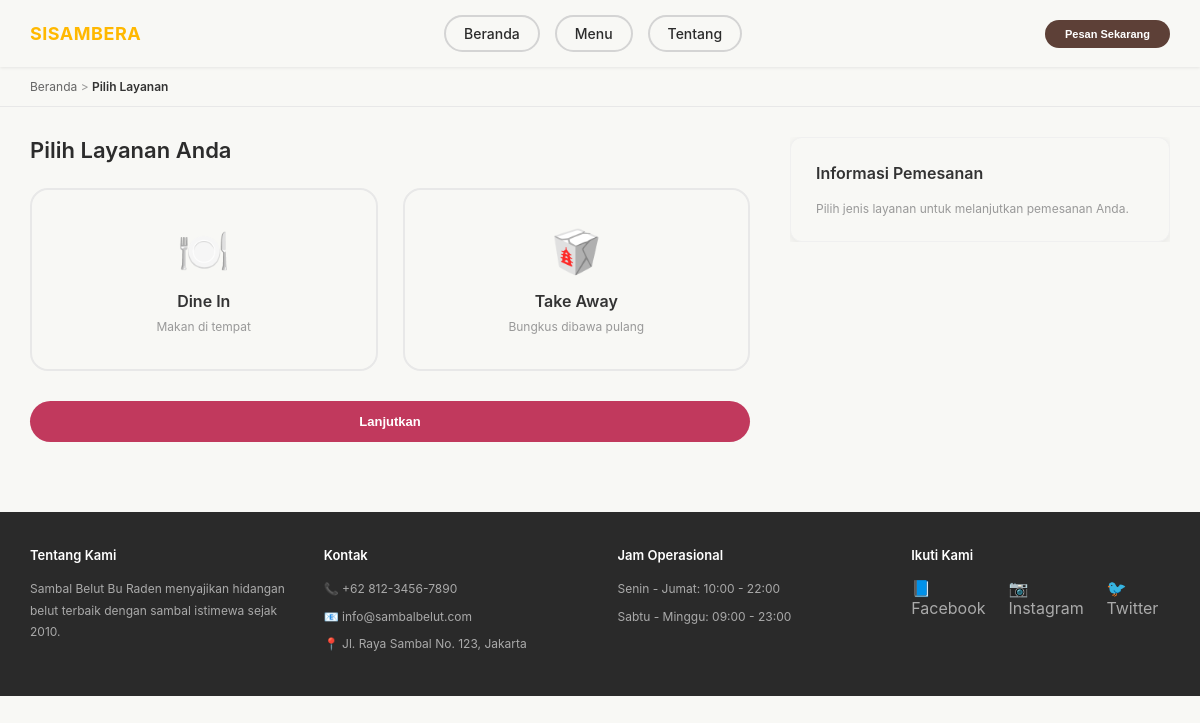
/customer/pilih-layanan.php, run on the app's committed database.
### tables this page shows
CREATE TABLE `layanan` (
  `layanan_id` int(11) NOT NULL,
  `jenis_layanan` varchar(50) NOT NULL,
  `deskripsi` text DEFAULT NULL
);

### customer/pilih-layanan.php (the view, shortened to what this page needs)
<?php
include 'includes/header.php';
$conn = getConnection();
$query = "SELECT * FROM layanan WHERE layanan_id IN (1, 2) ORDER BY layanan_id";
$result = $conn->query($query);
$selected_type = isset($_GET['type']) ? $_GET['type'] : '';
?>
<div class="breadcrumb">
    <a href="index.php" style="color: #666;">Beranda</a>
    <span> > </span>
    <span style="color: #333; font-weight: 600;">Pilih Layanan</span>
</div>
<div class="container">
    <div class="content-wrapper">
        <div class="pilih-layanan-content">
            <h2>Pilih Layanan Anda</h2>
            <form action="isi-data-diri.php" method="POST" id="layananForm">
                <div class="layanan-options">
                    <?php
                    $icons = ['🍽️', '🥡'];
                    $i = 0;
                    while($layanan = $result->fetch_assoc()) {
                        $type_slug = strtolower(str_replace(' ', '-', $layanan['jenis_layanan']));
                        $selected = ($selected_type == $type_slug) ? 'selected' : '';
                        echo '<div class="layanan-card ' . $selected . '" data-value="' . $layanan['layanan_id'] . '" onclick="selectLayanan(this)">';
                        echo '<div class="layanan-icon">' . $icons[$i] . '</div>';
                        echo '<h3>' . htmlspecialchars($layanan['jenis_layanan']) . '</h3>';
                        echo '<p>' . htmlspecialchars($layanan['deskripsi']) . '</p>';
                        echo '</div>';
                        $i++;
                    }
                    ?>
                </div>
                <button type="submit" class="btn btn-primary">Lanjutkan</button>
            </form>
        </div>
        <div class="order-summary-side">
            <div class="summary-card">
                <h3>Informasi Pemesanan</h3>
                <p style="font-size: 12px; color: #999;">
                    Pilih jenis layanan untuk melanjutkan pemesanan Anda.
                </p>
            </div>
        </div>
    </div>
</div>
<?php include 'includes/footer.php'; ?>

### customer/assets/style.css (style rules this page uses)
* { margin: 0; padding: 0; box-sizing: border-box; }
body { font-family: -apple-system, BlinkMacSystemFont, "Segoe UI", Roboto, Oxygen, Ubuntu, Cantarell, sans-serif; background-color: #f8f8f5; color: #2c2c2c; }
.breadcrumb { background-color: #f8f8f5; padding: 12px 30px; font-size: 12px; border-bottom: 1px solid #e8e8e8; position: sticky; top: 61px; z-index: 99; }
.breadcrumb a { text-decoration: none; transition: color 0.3s; }
.breadcrumb span { color: #999; }
.container { max-width: 1400px; margin: 0 auto; padding: 30px; }
.content-wrapper { display: grid; grid-template-columns: 1fr 380px; gap: 40px; }
.btn { padding: 10px 28px; border: none; border-radius: 25px; cursor: pointer; font-size: 13px; font-weight: 600; transition: all 0.3s; }
.btn-primary { background-color: #c1395d; color: white; width: 100%; padding: 13px; }
.pilih-layanan-content h2, .data-diri-content h2 { font-size: 22px; margin-bottom: 25px; font-weight: 600; }
.layanan-options { display: grid; grid-template-columns: repeat(2, 1fr); gap: 25px; margin-bottom: 30px; }
.layanan-card { background: #f8f8f5; border: 2px solid #e8e8e8; border-radius: 18px; padding: 35px 25px; text-align: center; cursor: pointer; transition: all 0.3s ease; position: relative; }
.layanan-icon { font-size: 42px; margin-bottom: 15px; }
.layanan-card h3 { font-size: 16px; margin-bottom: 8px; font-weight: 600; color: #333; }
.layanan-card p { font-size: 12px; color: #999; }
.order-summary-side { position: sticky; top: 100px; height: fit-content; max-height: calc(100vh - 120px); overflow-y: auto; }
.summary-card { background-color: #f8f8f5; border-radius: 12px; padding: 25px; box-shadow: 0 2px 10px rgba(0, 0, 0, 0.08); border: 1px solid #f0f0f0; transition: all 0.3s; }
.summary-card h3 { font-size: 16px; margin-bottom: 18px; color: #333; font-weight: 600; }

### data on the page
layanan: i "🍽️", jenis_layanan "Dine In", deskripsi "Makan di tempat"
layanan: i "🥡", jenis_layanan "Take Away", deskripsi "Bungkus dibawa pulang"
